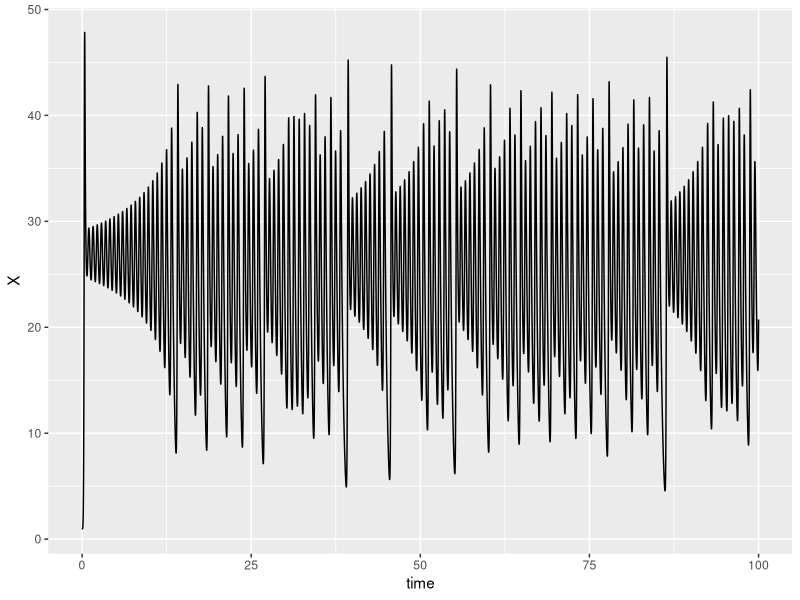
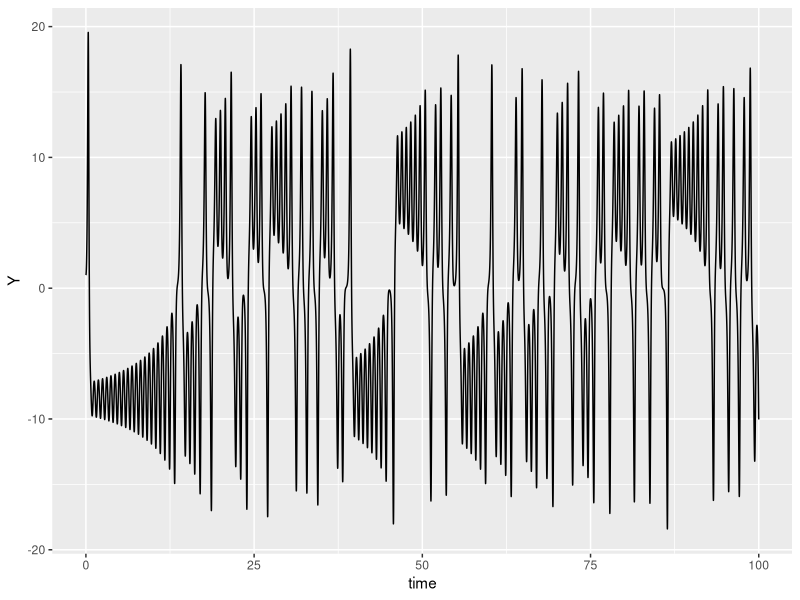
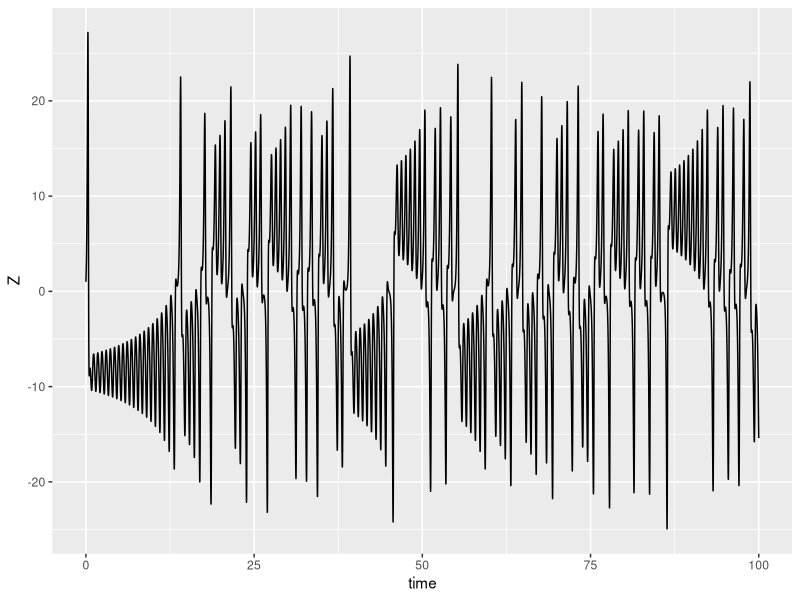
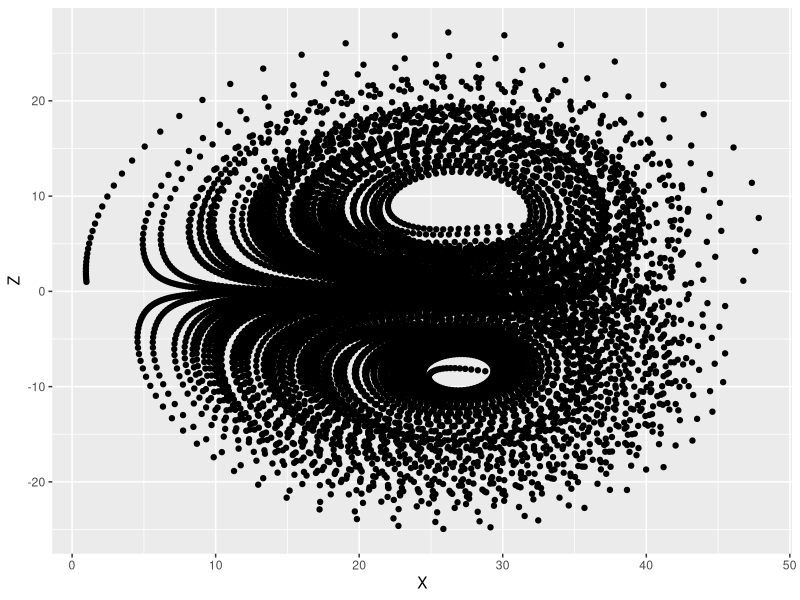

Source code (R) for these figures, in order:
parameters <- c(a = -8/3, b = -10, c = 28)

state <- c(X = 1, Y = 1, Z = 1)

Lorenz<-function(t, state, parameters) {
  with(as.list(c(state, parameters)),{
    # rate of change
    dX <- a*X + Y*Z
    dY <- b * (Y-Z)
    dZ <- -X*Y + c*Y - Z
    
    # return the rate of change
    list(c(dX, dY, dZ))
  }) # end with(as.list ...
}

times <- seq(0, 100, by = 0.01)

library(deSolve)
library(ggplot2)
out <- ode(y = state, times = times, func = Lorenz, parms = parameters)

out_df = as.data.frame(out)
ggplot(data = out_df, aes(x = time, X)) + geom_line()
ggplot(data = out_df, aes(x = time, Y)) + geom_line()
ggplot(data = out_df, aes(x = time, Z)) + geom_line()
ggplot(data = out_df, aes(x = X, Z)) + geom_point()
